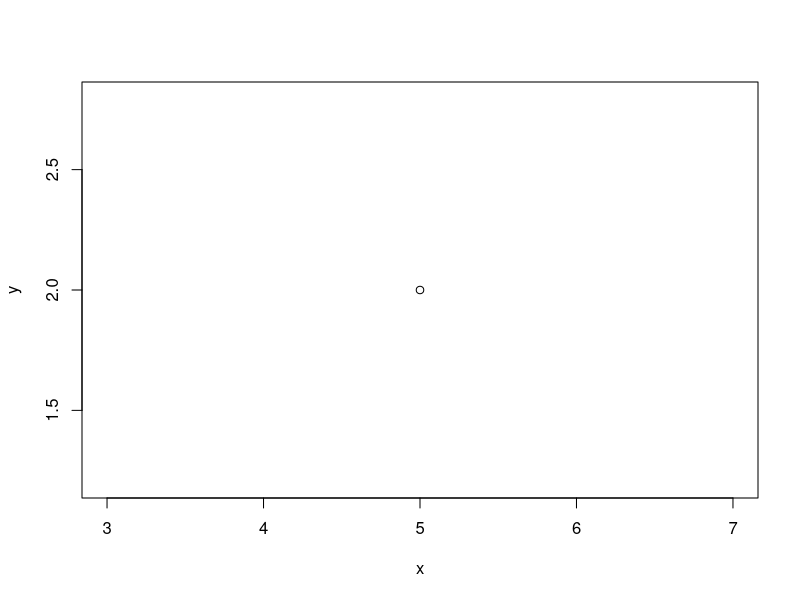
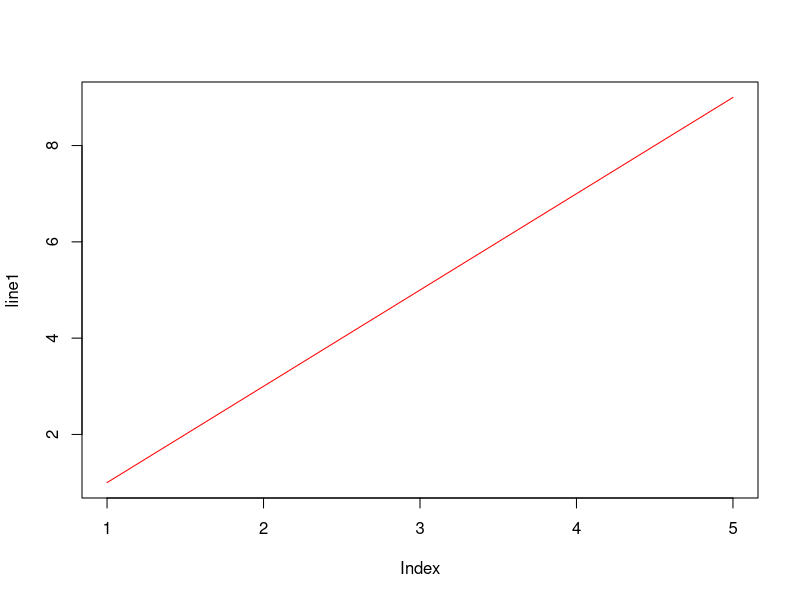
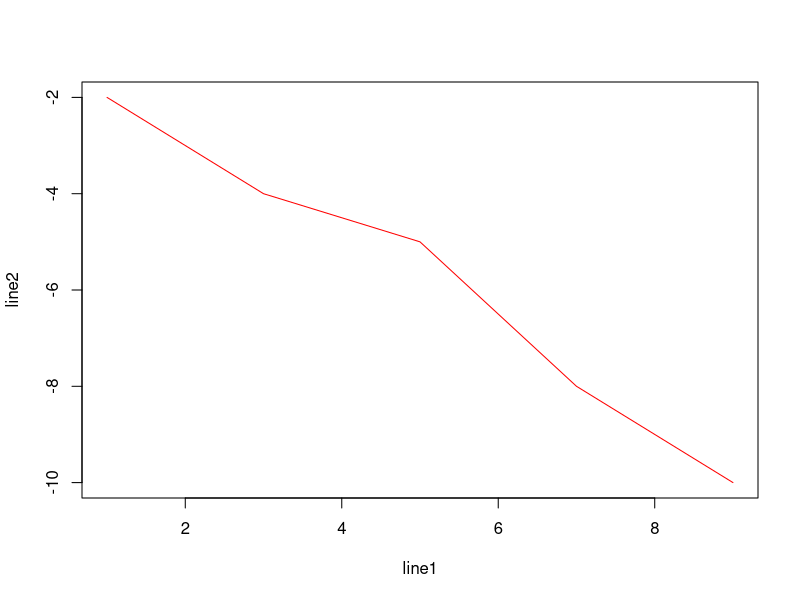
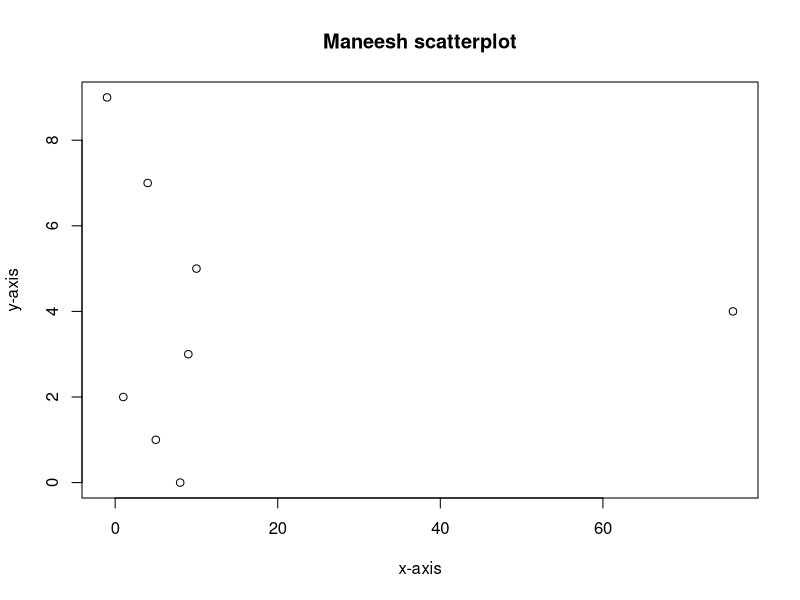

Recreate these plots in R, in order.
#Plotting Points
x=5
y=2
plot(x,y)

#Line Plot

  line1=c(1,3,5,7,9)
  line2=c(-2,-4,-5,-8,-10)
  plot(line1,type='l',col="red")
  plot(line1,line2,type='l',col="red")

#Scatter plot
  x=c(10,4,1,-1,5,76,8,9)
  y=c(5,7,2,9,1,4,0,3)
  plot(x,y, main="Maneesh scatterplot", xlab="x-axis",ylab="y-axis")

  
  
  
  
  
  
  
  
  
  
  
  
  
  
  
  
  